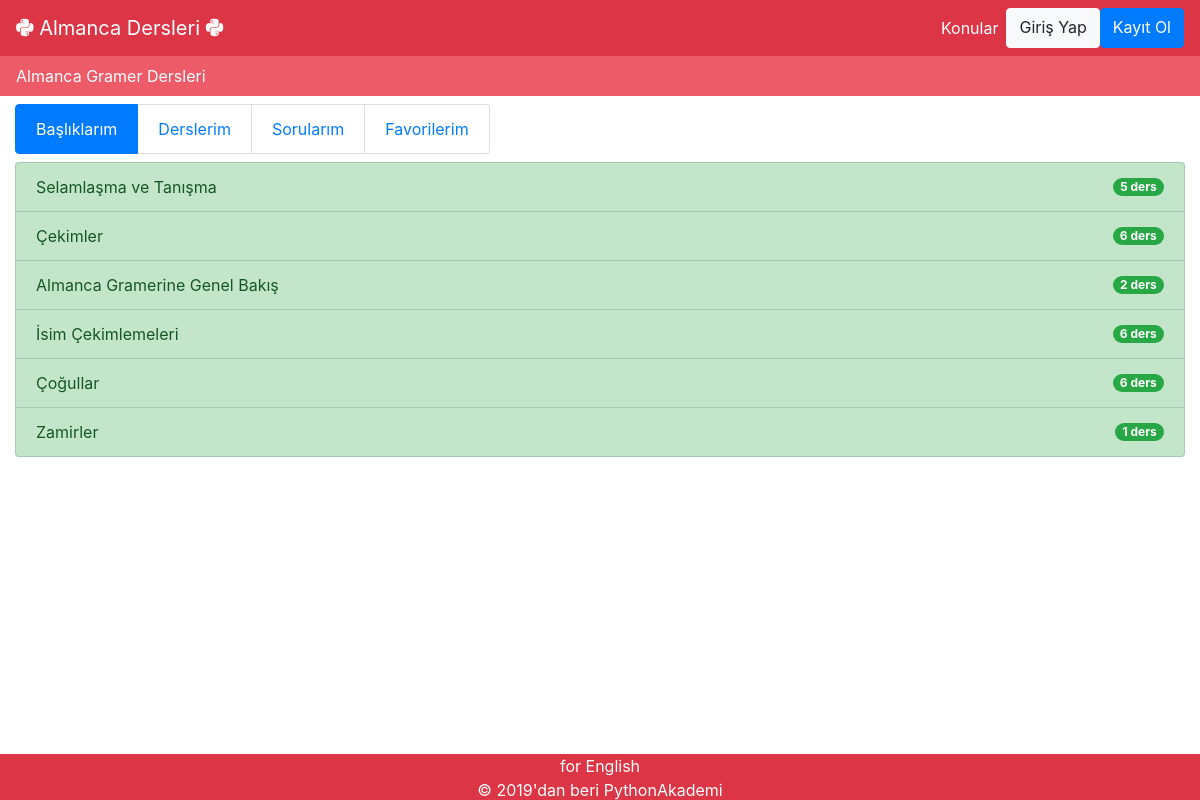
Page /profil/ogrenci/1/ on the committed database.
### dersler/models.py (models this page shows, shortened)
class Baslik(models.Model):
	title = models.CharField(max_length = 100)
	owner = models.ForeignKey(User, on_delete=models.CASCADE)
	content = models.TextField(blank = True)
	ranking = models.IntegerField("Sıra", default = 0)
	publishing_date = models.DateTimeField(verbose_name="yayımlanma_tarihi",auto_now_add=True)
	updating_date = models.DateTimeField(verbose_name="güncellenme_tarihi", auto_now = True)
	youtube_urli = models.URLField("Youtube Url Adresi", blank = True)
	views = models.IntegerField(default = 0)
	favori_sayisi = models.IntegerField(default = 0)
	begenilme_sayisi = models.IntegerField(default = 0)
	objects = models.Manager()
	def get_absolute_url(self):
		return reverse('dersler:baslik_detail', kwargs={'pk':self.pk})
	def ders_sayisi(self):
		return self.ders_set.count()

### profil/views.py (the view)
# urls.py: path('ogrenci/<int:ogrenci_id>/', ogrenci_profil, name='ogrenci_profil'),
def ogrenci_profil(request, ogrenci_id):
	user = get_object_or_404(User, pk=ogrenci_id)
	basliklar = user.baslik_set.all().prefetch_related("ders_set")
	sahip_mi = user == request.user
	context = {
		'basliklar': basliklar,
		'ogrenci_id': ogrenci_id,
		'active': "active",
		'sahip_mi': sahip_mi,
	}
	return render(request, 'profil/ogrenci.html', context)

### templates/profil/ogrenci.html (shortened to what this page needs)
{% extends 'base.html' %}
{% load static %}
{% block body %}
<div class = "container-fluid">
	<ul class="list-group list-group-horizontal-sm mb-2 mt-2">
		<a href = "{% url 'profil:ogrenci_profil' ogrenci_id %}" class="list-group-item {{active}}">Başlıklarım</a>
		<a href = "{% url 'profil:derslerim' ogrenci_id %}" class="list-group-item">Derslerim</a>
		<a href = "{% url 'profil:sorular' ogrenci_id %}" class="list-group-item">Sorularım</a>
		<a href = "{% url 'profil:favoriler' ogrenci_id %}" class="list-group-item">Favorilerim</a>
	</ul>
	<div class="list-group">
	  {% for baslik in basliklar %}
		<a href="{{baslik.get_absolute_url}}" id = "{{baslik.id}}" class="list-group-item list-group-item-action list-group-item-success d-flex justify-content-between align-items-center">{{baslik.title}} <span class="badge badge-success badge-pill">{{baslik.ders_sayisi}} ders</span></a>
	  {% endfor %}
	</div>
</div>
{% endblock %}

### rows in the picture
Baslik: title "Selamlaşma ve Tanışma", ders_sayisi "5"
Baslik: title "Çekimler", ders_sayisi "6"
Baslik: title "Almanca Gramerine Genel Bakış", ders_sayisi "2"
Baslik: title "İsim Çekimlemeleri", ders_sayisi "6"
Baslik: title "Çoğullar", ders_sayisi "6"
Baslik: title "Zamirler", ders_sayisi "1"
